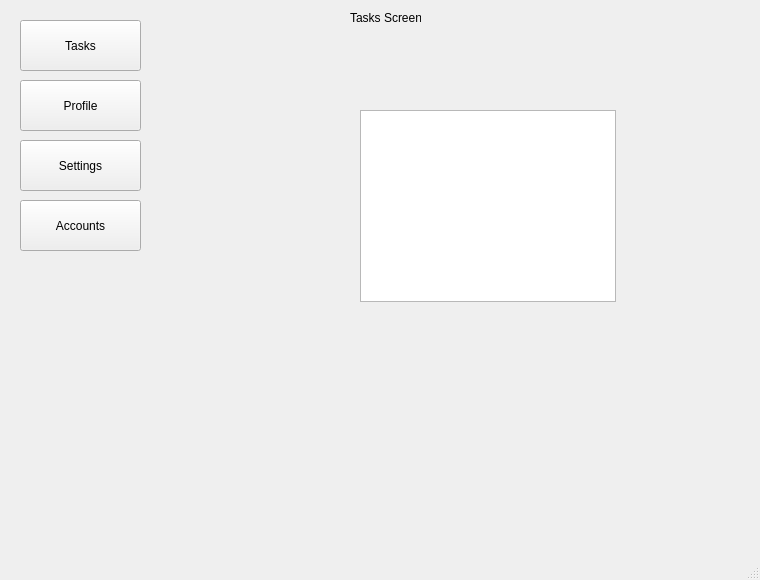
<?xml version="1.0" encoding="UTF-8"?>
<ui version="4.0">
 <class>TasksScreen</class>
 <widget class="QMainWindow" name="TasksScreen">
  <property name="geometry">
   <rect>
    <x>0</x>
    <y>0</y>
    <width>760</width>
    <height>580</height>
   </rect>
  </property>
  <property name="windowTitle">
   <string>MainWindow</string>
  </property>
  <widget class="QWidget" name="centralwidget">
   <widget class="QPushButton" name="button1">
    <property name="geometry">
     <rect>
      <x>20</x>
      <y>20</y>
      <width>121</width>
      <height>51</height>
     </rect>
    </property>
    <property name="text">
     <string>Tasks</string>
    </property>
   </widget>
   <widget class="QPushButton" name="button2">
    <property name="geometry">
     <rect>
      <x>20</x>
      <y>80</y>
      <width>121</width>
      <height>51</height>
     </rect>
    </property>
    <property name="text">
     <string>Profile</string>
    </property>
   </widget>
   <widget class="QPushButton" name="button3">
    <property name="geometry">
     <rect>
      <x>20</x>
      <y>140</y>
      <width>121</width>
      <height>51</height>
     </rect>
    </property>
    <property name="text">
     <string>Settings</string>
    </property>
   </widget>
   <widget class="QPushButton" name="button4">
    <property name="geometry">
     <rect>
      <x>20</x>
      <y>200</y>
      <width>121</width>
      <height>51</height>
     </rect>
    </property>
    <property name="text">
     <string>Accounts</string>
    </property>
   </widget>
   <widget class="QListWidget" name="listWidget">
    <property name="geometry">
     <rect>
      <x>360</x>
      <y>110</y>
      <width>256</width>
      <height>192</height>
     </rect>
    </property>
   </widget>
   <widget class="QLabel" name="label">
    <property name="geometry">
     <rect>
      <x>350</x>
      <y>10</y>
      <width>71</width>
      <height>16</height>
     </rect>
    </property>
    <property name="text">
     <string>Tasks Screen</string>
    </property>
   </widget>
  </widget>
  <widget class="QMenuBar" name="menubar">
   <property name="geometry">
    <rect>
     <x>0</x>
     <y>0</y>
     <width>760</width>
     <height>21</height>
    </rect>
   </property>
  </widget>
  <widget class="QStatusBar" name="statusbar"/>
 </widget>
 <resources/>
 <connections/>
</ui>
